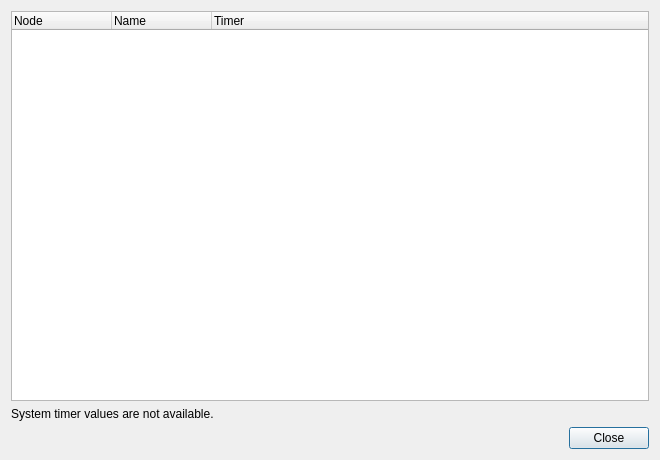
<?xml version="1.0" encoding="UTF-8"?>
<ui version="4.0">
 <class>SystemTimersDialog</class>
 <widget class="QDialog" name="SystemTimersDialog">
  <property name="geometry"><rect><x>0</x><y>0</y><width>660</width><height>460</height></rect></property>
  <property name="windowTitle"><string>System timers</string></property>
  <property name="minimumSize"><size><width>460</width><height>260</height></size></property>
  <layout class="QVBoxLayout" name="verticalLayout">
   <item>
    <widget class="QTreeWidget" name="systemTimersTable">
     <property name="rootIsDecorated"><bool>false</bool></property>
     <property name="alternatingRowColors"><bool>true</bool></property>
     <property name="editTriggers"><set>QAbstractItemView::NoEditTriggers</set></property>
     <column><property name="text"><string>Node</string></property></column>
     <column><property name="text"><string>Name</string></property></column>
     <column><property name="text"><string>Timer</string></property></column>
    </widget>
   </item>
   <item><widget class="QLabel" name="systemTimersStatus"><property name="text"><string>System timer values are not available.</string></property><property name="wordWrap"><bool>true</bool></property></widget></item>
   <item>
    <layout class="QHBoxLayout" name="buttonsLayout">
     <item><spacer name="buttonSpacer"><property name="orientation"><enum>Qt::Horizontal</enum></property><property name="sizeHint" stdset="0"><size><width>40</width><height>20</height></size></property></spacer></item>
     <item><widget class="QPushButton" name="systemTimersClose"><property name="text"><string>Close</string></property></widget></item>
    </layout>
   </item>
  </layout>
 </widget>
 <resources/>
 <connections/>
</ui>
